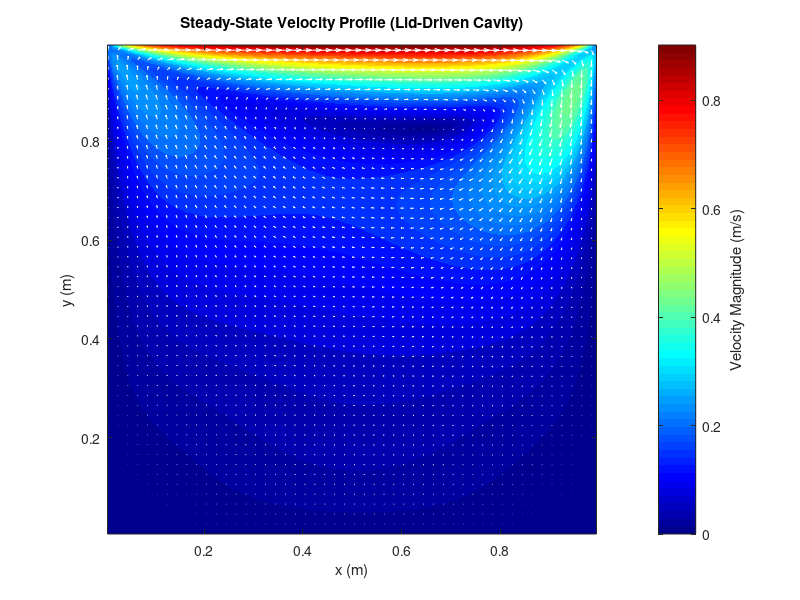
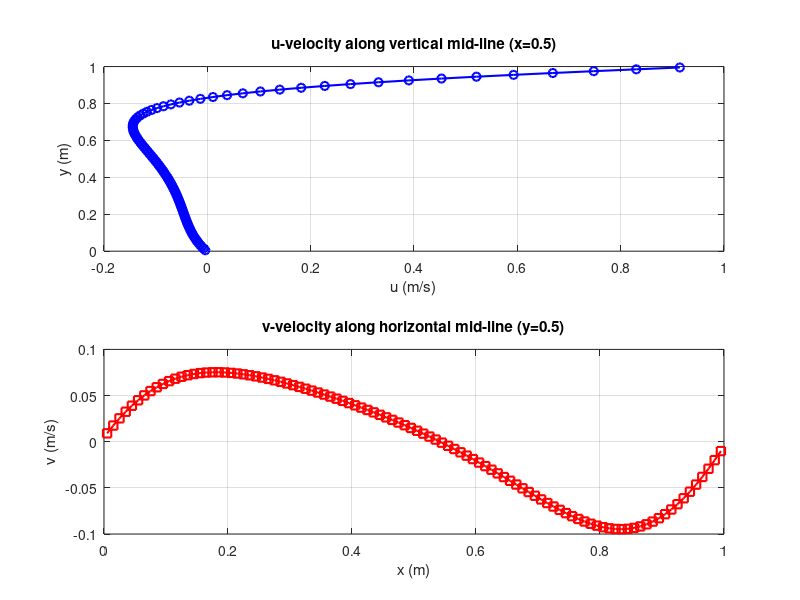

The MATLAB source for these figures, in order:
clear; clc;
data = load('cavity_PISO.txt');

% Change grid size when they were altered in Fortran solver
nx = 100; ny = 100;

X = reshape(data(:, 1), nx, ny)';
Y = reshape(data(:, 2), nx, ny)';
U = reshape(data(:, 3), nx, ny)';
V = reshape(data(:, 4), nx, ny)';

% Calculate velocity magnitude: |V| = sqrt(u^2 + v^2)
VelMag = sqrt(U.^2 + V.^2);

% Plot 1: Velocity magnitude field 
figure('Color', 'w', 'Position', [100 100 800 600]);
contourf(X, Y, VelMag, 50, 'LineStyle', 'none');
colormap(jet);
cb = colorbar;
ylabel(cb, 'Velocity Magnitude (m/s)');
hold on;

% Add vectors for direction
skip = 2;
quiver(X(1:skip:end, 1:skip:end), Y(1:skip:end, 1:skip:end), ...
       U(1:skip:end, 1:skip:end), V(1:skip:end, 1:skip:end), 1.2, 'w');

title('Steady-State Velocity Profile (Lid-Driven Cavity)');
xlabel('x (m)'); ylabel('y (m)');
axis equal tight;

% Plot 2: Benchmark mid-line profiles
figure('Color', 'w', 'Position', [950 100 500 600]);

% U-velocity along vertical mid-line (x = 0.5)
subplot(2,1,1);
mid_x = round(nx/2);
plot(U(:, mid_x), Y(:, mid_x), 'b-o', 'LineWidth', 1.5);
grid on;
title('u-velocity along vertical mid-line (x=0.5)');
xlabel('u (m/s)'); ylabel('y (m)');

% V-velocity along horizontal mid-line (y = 0.5)
subplot(2,1,2);
mid_y = round(ny/2);
plot(X(mid_y, :), V(mid_y, :), 'r-s', 'LineWidth', 1.5);
grid on;
title('v-velocity along horizontal mid-line (y=0.5)');
xlabel('x (m)'); ylabel('v (m/s)');
